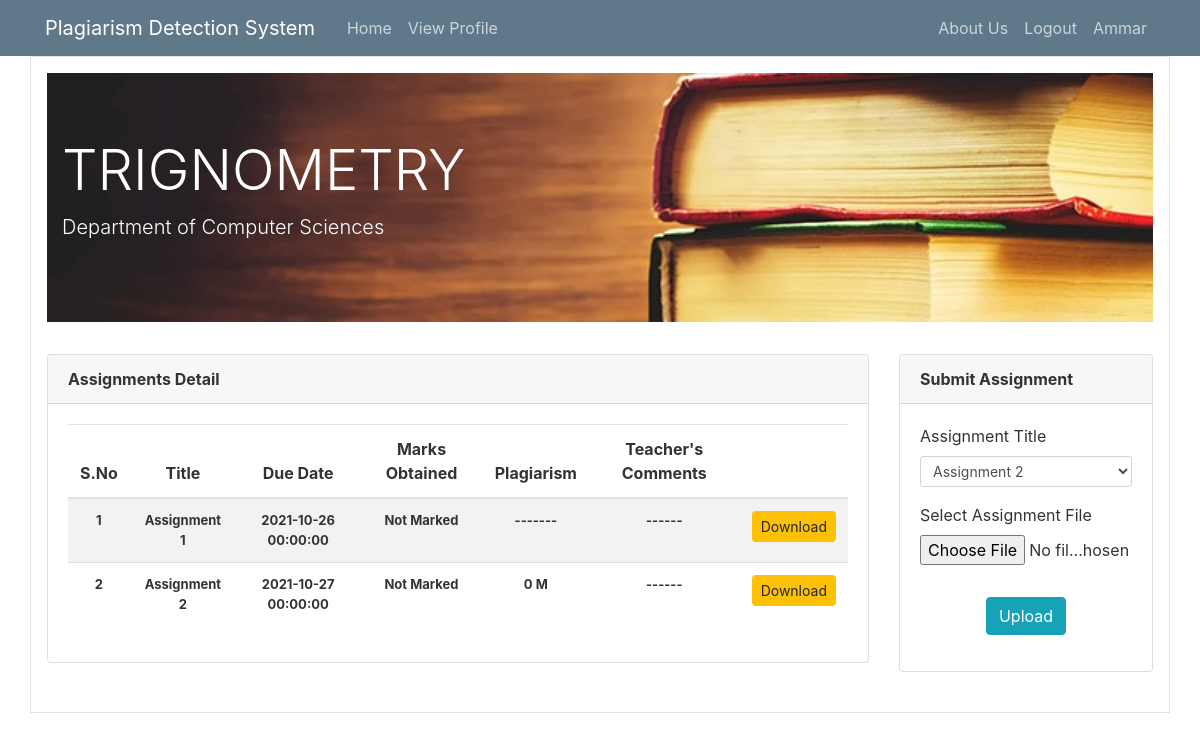
/detail_page/Trignometry/ (signed in), run on an earlier commit of the app's database.
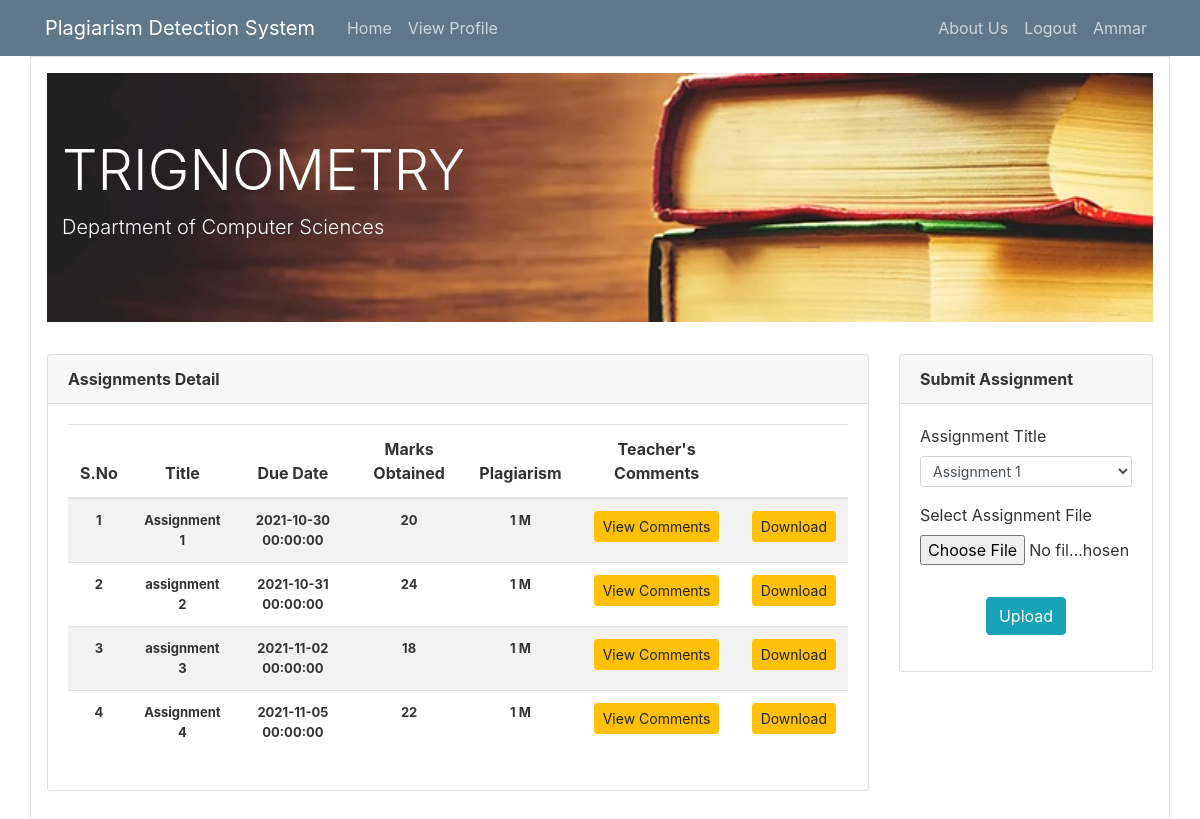
And on a later commit of the database.
### lms/models.py (models this page shows, shortened)
class User(db.Model, UserMixin):
    id = db.Column(db.Integer, primary_key=True)
    name = db.Column(db.String(30), unique=False, nullable=False)
    username = db.Column(db.String(20), unique=True, nullable=False)
    email = db.Column(db.String(120), unique=True, nullable=False)
    mobile_no = db.Column(db.String(120), unique=True, nullable=True)
    address = db.Column(db.String(20), unique=False, nullable=True)
    user_category = db.Column(db.String(20), unique=False, nullable=False)
    image_file = db.Column(db.String(20), nullable=False, default='default.jpg')
    password = db.Column(db.String(60), nullable=False)

class NewAssignments(db.Model, UserMixin):
    id = db.Column(db.Integer, primary_key=True)
    description = db.Column(db.String(20), unique=False, nullable=False)
    due_date = db.Column(db.DateTime, nullable=False)
    course = db.Column(db.String(20), unique=False, nullable=False)
    assignment_file = db.Column(db.String(50), nullable=False)

class AssignmentSubmitted(db.Model, UserMixin):
    id = db.Column(db.Integer, primary_key=True)
    assignment_id = db.Column(db.Integer, nullable=False)
    student_username = db.Column(db.String(20), unique=False, nullable=False)
    course = db.Column(db.String(20), unique=False, nullable=False)
    plag_percentage = db.Column(db.Integer, nullable=True)
    plag_report = db.Column(db.String(50), unique=True, nullable=True)
    teacher_comments = db.Column(db.String(250), nullable=True)
    marks_obt = db.Column(db.Integer, nullable=True)
    assignment_file = db.Column(db.String(50), nullable=False)

### lms/routes.py (the view, shortened to what this page needs)
@app.route('/detail_page/<course>/', methods=['GET', 'POST'])
@login_required
def detail_page(course):
    as_form = AssignmentSubmissionForm()
    na_form = CreateNewAssignmentForm()
    me_form = MarksEntryForm()
    tc_form = TeacherComment()
    headings = ['S.No', 'Student Name', 'Plagiarism', 'Marks', 'Comments', '']
    sheadings = ['S.No', 'Title', ' Due Date', 'Marks Obtained', 'Plagiarism', "Teacher's Comments", '']
    active_assignments = db.session.query(NewAssignments).filter(NewAssignments.due_date >= today).all()
    assignments_list = [(i.id, i.description) for i in active_assignments]
    as_form.assignment.choices = assignments_list
    data = AssignmentSubmitted.query.filter_by(course=course).all()
    data2 = NewAssignments.query.filter_by(course=course).all()
    sas_ids = [i.assignment_id for i in data]
    if current_user.user_category == 'Student':
        if as_form.validate_on_submit():
            file_name = save_assignment(as_form.assignment_file.data)
            file = AssignmentSubmitted(assignment_id=as_form.assignment.data, student_username=current_user.username,
                                       course=course, assignment_file=file_name)
            db.session.add(file)
            db.session.commit()
            return redirect(url_for('detail_page', course=course))
    return render_template('detail_page.html', form=as_form, form2=na_form, meform=me_form, tcform=tc_form,
                           course=course, headings=headings, data=data, data2=data2, sas_ids=sas_ids, sheadings=sheadings)

### lms/forms.py (shortened to what this page needs)
class AssignmentSubmissionForm(FlaskForm):
    assignment = SelectField('Assignment Title', validators=[InputRequired()])
    assignment_file = FileField('Select Assignment File', validators=[FileAllowed(ALLOWED_EXTENSIONS)])
    upload_assignment = SubmitField('Upload')

class CreateNewAssignmentForm(FlaskForm):
    description = StringField('Title', validators=[DataRequired(), Length(min=5, max=50)])
    due_date = DateField('Due Date', format='%Y-%m-%d', validators=[DataRequired()])
    assignment_file = FileField('File', validators=[FileAllowed(ALLOWED_EXTENSIONS)])
    create_assignment = SubmitField('Post Assignment')

### lms/models.py (called while the page is built)
@login_manager.user_loader
def load_user(user_id):
    return User.query.get(int(user_id))

### lms/templates/detail_page.html (shortened to what this page needs)
{% extends "layout.html" %}
{% block content %}
<div class="container clearfix border p-3">
    {% if current_user.user_category == 'Teacher'%}
    <div class="jumbotron jumbotron-fluid text-white " style="background-image: url({{ url_for('static', filename='teacher.jpg')}}); background-size: cover;">
    {% elif current_user.user_category == 'Student' %}
    <div class="jumbotron jumbotron-fluid text-white " style="background-image: url({{ url_for('static', filename='jumbo.jpg')}}); background-size: cover;">
    {% elif current_user.user_category == 'Admin' %}
    <div class="jumbotron jumbotron-fluid text-white " style="background-image: url({{ url_for('static', filename='admin.jpg')}}); background-size: cover;">
    {% endif %}
        <div class="container">
        <h2 class="display-4 text-white">{{course|upper()}}</h2>
        <p class="lead">Department of Computer Sciences</p>
        </div>
    </div>
   {%  with user_category = current_user.user_category %}
    {% if user_category == 'Student' %}
    <div class="row">
        <div class="col-9">
            <div class="card">
                <div class="card-header font-weight-bold">
                    Assignments Detail
                </div>
                <div class="card-body text-center">
                    <table class="table table-hover table-striped">
                        <thead>
                            <tr>
                                {% for heading in sheadings %}
                              <th scope="col">{{ heading }}</th>
                                {% endfor %}
                            </tr>
                          </thead>
                        <tbody>
                        {% for row in data2 %}
                        <tr>
                            <th scope="row">{{ row.id }}</th>
                            <th scope="row">{{ row.description }}</th>
                            <th scope="row">{{ row.due_date }}</th>
                            {% if data%}
                                {% for i in data%}
                                    {% if row.id in sas_ids%}
                                        {% if row.id==i.assignment_id and i.student_username == current_user.username %}
                                            {% if i.marks_obt is not none %}
                                                <th scope="row">{{ i.marks_obt }}</th>
                                            {% else %}
                                                <th scope="row">Not Marked</th>
                                            {% endif %}
                                            {% if i.plag_percentage is not none %}
                                                <th scope="row">{{ i.plag_percentage }} M</th>
                                            {% else %}
                                                <th scope="row"> ------- </th>
                                            {% endif %}
                                            {% if i.teacher_comments is not none %}
                                                <th scope="row">
                                                    <button type="button" class="btn btn-warning btn-sm" data-toggle="modal" data-target="#view_teacher_comments{{ row.id }}">
                                                      View Comments
                                                    </button>
                                                </th>
                                            {% else %}
                                                <th scope="row"> ------  </th>
                                            {% endif %}
                                        {% endif %}
                                    {% else %}
                                        <th scope="row">Not Submitted</th>
                                        <th scope="row"> ------ </th>
                                        <th scope="row"> ------ </th>
                                        {% break %}
                                    {% endif %}
                                {% endfor %}
                            {% else %}
                                <th scope="row">Not Submitted</th>
                                <th scope="row"> ------ </th>
                                <th scope="row"> ------ </th>
                            {% endif%}
                            <th scope="row">
                                <a href="/download-file/{{row.assignment_file}}" class="btn btn-warning btn-sm">Download</a>
                            </th>
                        </tr>
                        {% endfor %}
                        </tbody>
                    </table>
                </div>
            </div>
        </div>
        <div class="col-3">
            <div class="card">
              <div class="card-header font-weight-bold">
                Submit Assignment
              </div>
              <div class="card-body">
                <form method="POST" action="" enctype="multipart/form-data">
                    <fieldset class="form-group">
                        <div class="form-group">
                            {{ form.assignment.label(class="form-control-label") }}
                            {% if form.assignment.errors %}
                                {{ form.assignment(class="form-control form-control-sm is-invalid") }}
                            <div class="invalid-feedback">
                                {% for error in form.assignment.errors %}
                                    <span>{{ error }}</span>
                                {% endfor %}
                            </div>
                        {% else %}
                            {{ form.assignment(class="form-control form-control-sm") }}
                        {% endif %}
                    </div>
                        <div class="form-group">
                        {{ form.assignment_file.label(class="form-control-label") }}
                        {{ form.assignment_file(class="form-control-file") }}
                    </div>
                    </fieldset>
                    <div class="form-group text-center">
                    {{ form.upload_assignment(class="btn btn-info") }}
                </div>
              </form>
              </div>
            </div>
        </div>
    </div>
    <br>
    {% endif %}
    {% endwith %}
</div>
{% endblock content %}

### lms/templates/layout.html (shortened to what this page needs)
<!DOCTYPE html>
<html lang="en">
<head>
    <link rel="stylesheet" href="https://maxcdn.bootstrapcdn.com/bootstrap/4.0.0/css/bootstrap.min.css">
	<link rel="stylesheet" type="text/css" href="{{ url_for('static', filename='main.css') }}">
</head>
<body style="background: #ffffff">
    <header class="site-header">
      <nav class="navbar navbar-expand-md navbar-dark bg-steel">
        <div class="container">
          <a class="navbar-brand mr-4" href="{{ url_for('home') }}">Plagiarism Detection System</a>
          <div class="collapse navbar-collapse" id="navbarToggle">
            <div class="navbar-nav mr-auto">
              <a class="nav-item nav-link" href="{{ url_for('home') }}">Home</a>
                <a class="nav-item nav-link" href="{{ url_for('user_profile') }}">View Profile</a>
            </div>
            <div class="navbar-nav">
                <a class="nav-item nav-link" href="#">About Us</a>
                <a class="nav-item nav-link" href="{{ url_for('logout') }}">Logout</a>
                {% if current_user.is_authenticated %}
                    <a class="nav-item nav-link">{{current_user.username[0]|upper}}{{current_user.username[1:]}}</a>
                {% endif %}
            </div>
          </div>
        </div>
      </nav>
    </header>
    {% block content %} {% endblock %}
</body>
</html>

### lms/static/main.css (style rules this page uses)
body { background: #fafafa; color: #333333; }
h1, h2, h3, h4, h5, h6 { color: #444444; }
.bg-steel { background-color: #5f788a; }
.site-header .navbar-nav .nav-link { color: #cbd5db; }

### lms/templates/layout.html (style rules this page uses)
.table tbody { font-size: 13px; }

What changed in the data, as far as the page shows it:
changed NewAssignments "Assignment 1": due_date "2021-10-26 00:00:00" → "2021-10-30 00:00:00"
changed AssignmentSubmitted (number 1 of 4 on the later page): marks_obt (not shown) → "20"; plag_percentage (not shown) → "1"; plag_percentage "-------" → "M"; teacher_comments "------" → "View Comments"; no longer shows "Not Marked"
changed NewAssignments id 2: description "Assignment 2" → "assignment 2"; due_date "2021-10-27 00:00:00" → "2021-10-31 00:00:00"
changed AssignmentSubmitted (number 2 of 4 on the later page): marks_obt (not shown) → "24"; plag_percentage "0" → "1"; teacher_comments "------" → "View Comments"; no longer shows "Not Marked"
added NewAssignments: id "3", description "assignment 3", due_date "2021-11-02 00:00:00"
added AssignmentSubmitted: marks_obt "18", plag_percentage "1", shown under "3"
added NewAssignments: id "4", description "Assignment 4", due_date "2021-11-05 00:00:00"
added AssignmentSubmitted: marks_obt "22", plag_percentage "1", shown under "4"
Also different on the page:
form field assignment: "Assignment 2" → "Assignment 1"
